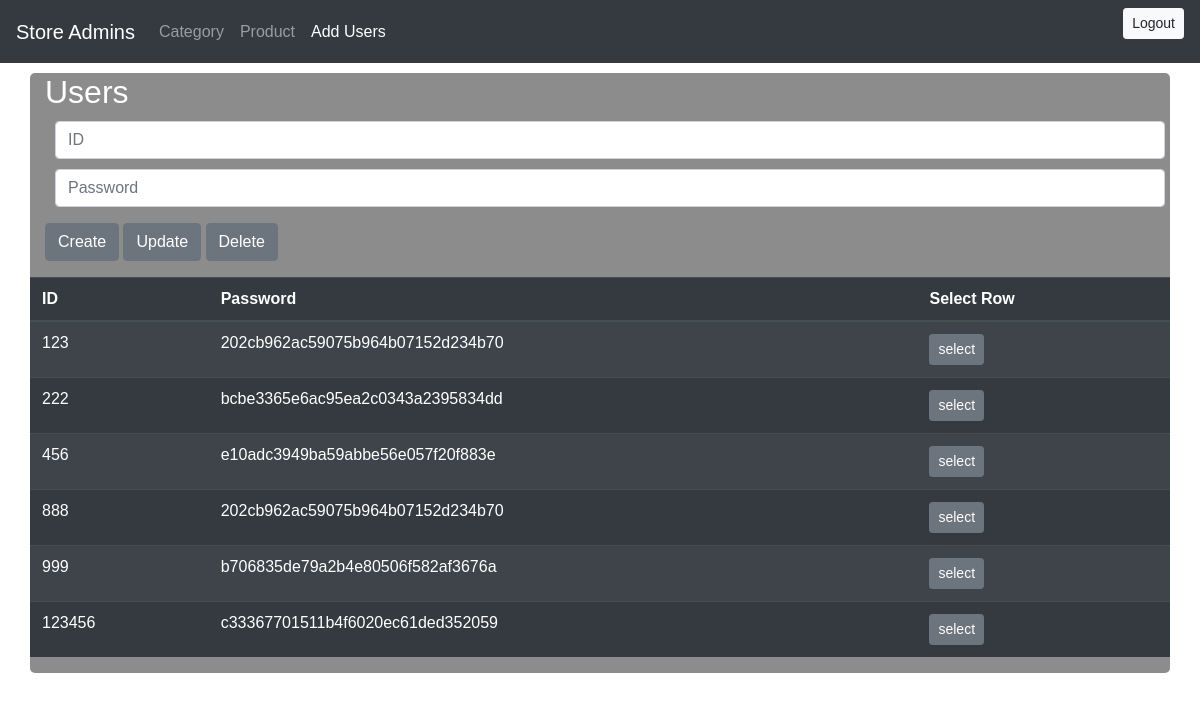
Screenshot of /admin_add_users.php (signed in) with the database file from the repository.
### admin_add_users.php (the view, shortened to what this page needs)
<?php
$con= new mysqli('localhost','root','','mhshop');
if ($con->connect_error){
    die("Cannot able to connection the error is ".$con->connect_error);
} else{
?>
<html>
<head>
    <link rel="stylesheet" href="https://stackpath.bootstrapcdn.com/bootstrap/4.5.0/css/bootstrap.min.css">
</head>
<body>
    <nav class="navbar navbar-expand-lg navbar-dark bg-dark">
        <a class="navbar-brand">Store Admins</a>
        <div class="collapse navbar-collapse" id="navbarNav">
            <ul class="navbar-nav">
                <li class="nav-item">
                    <a class="nav-link" href="admin_add_category.php">Category<span class="sr-only">(current)</span></a>
                </li>
                <li class="nav-item">
                    <a class="nav-link" href="admin_add_product.php">Product</a>
                </li>
                <li class="nav-item active">
                    <a class="nav-link" href="admin_add_users.php">Add Users</a>
                </li>
            </ul>
        </div>
        <form method="post" class="form-inline">
            <button class="btn btn-sm btn-light" name="logout" type="submit">Logout</button>
        </form>
    </nav>
<div class="div3 container ">
    <form name="userForm" method="post">
        <div class="form-group">
            <h2>Users</h2>
            <?php
            $id_selected='';
            $password_selected='';
            ?>
            <input type="text" class="form-control text" placeholder="ID" name="id" value="<?php echo $id_selected;?>" >
            <input type="password" class="form-control text" placeholder="Password " name="password" value="<?php echo $password_selected;?>">
        </div>
       <button class="btn btn-secondary" name="insert" href="" type="submit">Create</button>
       <button type="submit" name="update" href="" class="btn btn-secondary">Update</button>
       <button type="submit" name="delete" href="" class="btn btn-secondary">Delete</button>
    </form>
    <div class="row">
        <table class="table table-striped table-dark">
            <form method="post">
                <thead class="table table-striped table-dark">
                <tr>
                    <th scope="col">ID</th>
                    <th scope="col">Password </th>
                    <th scope="col">Select Row</th>
                </tr>
                </thead>
                <tbody id="all_data">
                <?php
                $num=0;
                $result= $con->query("SELECT * FROM `admin-customer` where `is_admin` = 'no'");
                while ($row=$result ->fetch_row()) {
                    echo "<tr>";
                    echo "<td>".$row['0']."</td>";
                    echo "<td>".$row['1']."</td>";
                    echo"<td><input type='submit'class='btn btn-sm btn-secondary' name= '$num' value='select'></td></tr>";
                    $num++;
                }
                }
                ?>
                </tbody>
            </form>
        </table>
    </div>
</div>
</body>
</html>

### admin_add_users.php (style rules this page uses)
body { margin: 0; width: 100%; height: 100vh; font-family: "Exo", sans-serif; color: #fff; background-image: url("images/clo4.jpg"); background-size: cover; }
.div3 { height: auto; width: 1496px; background: rgba(0, 0, 0, 0.45); border-radius: 5px; margin-top: 10px; }
.text { margin: 10px }

### rows the page displays
admin-customer: id "123", password "202cb962ac59075b964b07152d234b70"
admin-customer: id "222", password "bcbe3365e6ac95ea2c0343a2395834dd"
admin-customer: id "456", password "e10adc3949ba59abbe56e057f20f883e"
admin-customer: id "888", password "202cb962ac59075b964b07152d234b70"
admin-customer: id "999", password "b706835de79a2b4e80506f582af3676a"
admin-customer: id "123456", password "c33367701511b4f6020ec61ded352059"
